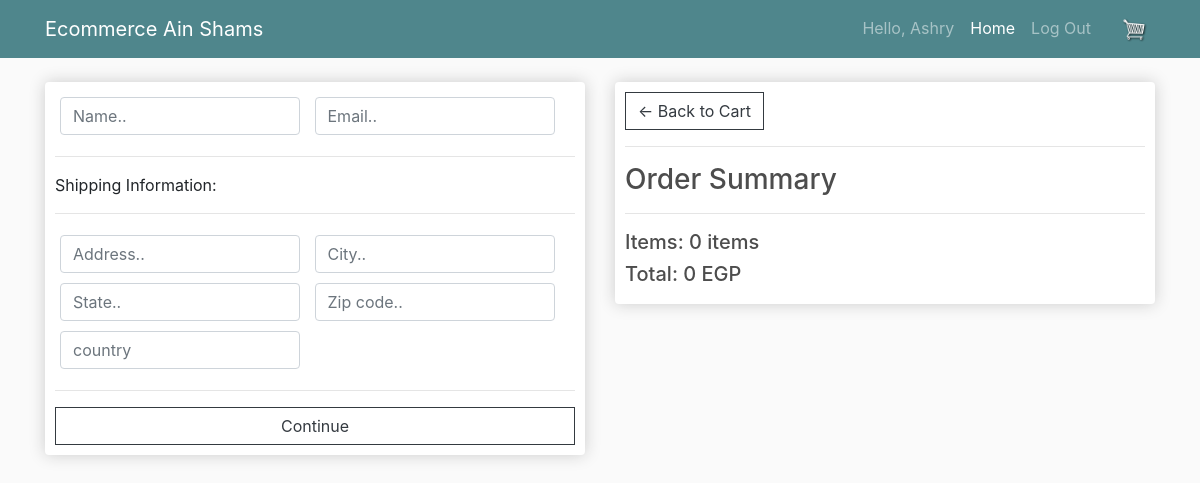
The app's page /checkout (signed in), older data.
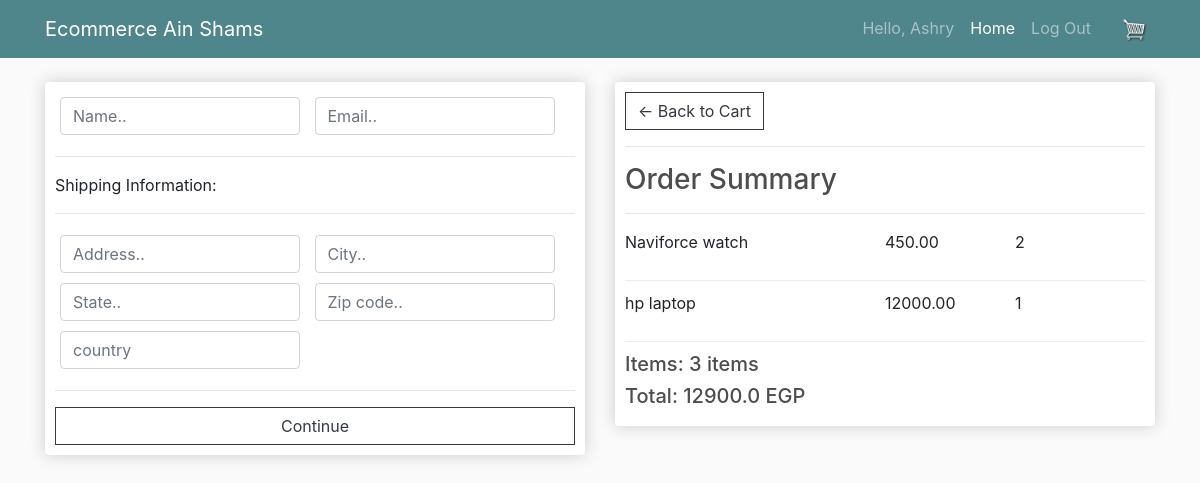
The same page, newer data.
### home/models.py (models this page shows, shortened)
class Order(models.Model):
    customer = models.ForeignKey(Customer,null=True,on_delete = models.SET_NULL)
    date_ordered = models.DateTimeField(auto_now_add=True)
    complete = models.BooleanField(default=False,null=True,blank=False)
    transaction_id = models.CharField(max_length=200,null=True)
    @property
    def get_cart_total(self):
        orderitems=self.orderitem_set.all()
        total=sum([item.get_total for item in orderitems])
        return total
    @property
    def get_cart_items(self):
        orderitems=self.orderitem_set.all()
        total=sum([item.quantity for item in orderitems])
        return total

class OrderItem(models.Model):
    order = models.ForeignKey(Order,null=True,blank=True,on_delete = models.SET_NULL)
    product = models.ForeignKey(Product,null=True,blank=True,on_delete = models.SET_NULL)
    quantity = models.IntegerField(default=0,null=True,blank=True)
    date_added = models.DateTimeField(auto_now_add=True)
    @property
    def get_total(self):
        total=self.product.price * self.quantity
        return total

class Product (models.Model):
    CATEGORY=(
        ('clothes','clothes'),
        ('shoes','shoes'),
        ('watches','watches'),
        ('laptops','laptops'),
        ('mobile phones','mobile phones'),
        ('headphones/headsets','headphones/headsets'),
        ('perfumes/deodrants','perfumes/deodrants'),
        ('accessories','accessories'),
        ('kid toys','kid toys'),
    )
    name = models.CharField(max_length=200,null=True)
    slug = models.SlugField(unique=True)
    description = models.TextField()
    price = models.FloatField()
    image = models.ImageField(null=True,blank=True)
    category = models.CharField(max_length=64,choices=CATEGORY,null=True)
    class Meta:
        unique_together = ('name','slug')

### home/views.py (the view)
# urls.py: path('checkout',views.checkout,name = "checkout"),
def checkout(request):
    if request.user.is_authenticated:
        customer=request.user.customer
        order, created=Order.objects.get_or_create(customer=customer,complete=False)
        items=order.orderitem_set.all()
    else:
        items=[]
    context = {'items':items,'order':order}
    return render(request, 'home/checkout.html', context)

### home/templates/home/checkout.html (shortened to what this page needs)
{% extends 'home/main.html' %}
{% load static %}
{%block content%}
    <br>
    <br>
    <div class="row">
		<div class="col-lg-6">
			<div class="box-element" id="form-wrapper">
				<form id="form">
					<div id="user-info">
						<div class="form-field">
							<input required class="form-control" type="text" name="name" placeholder="Name..">
						</div>
						<div class="form-field">
							<input required class="form-control" type="email" name="email" placeholder="Email..">
						</div>
					</div>
					<div id="shipping-info">
						<hr>
						<p>Shipping Information:</p>
						<hr>
						<div class="form-field">
							<input class="form-control" type="text" name="address" placeholder="Address..">
						</div>
						<div class="form-field">
							<input class="form-control" type="text" name="city" placeholder="City..">
						</div>
						<div class="form-field">
							<input class="form-control" type="text" name="state" placeholder="State..">
						</div>
						<div class="form-field">
							<input class="form-control" type="text" name="zipcode" placeholder="Zip code..">
						</div>
						<div class="form-field">
							<input class="form-control" type="text" name="country" placeholder="country">
						</div>
					</div>
					<hr>
					<input id="form-button" class="btn btn-outline-dark btn-block" type="submit" value="Continue">
				</form>
			</div>
			<br>
		</div>
		<div class="col-lg-6">
			<div class="box-element">
				<a  class="btn btn-outline-dark" href="{% url 'cart' %}">&#x2190; Back to Cart</a>
				<hr>
				<h3>Order Summary</h3>
				<hr>
				{%for item in items%}
				<div class="cart-row">
					<div style="flex:2">{{ item.product.name }}</div>
					<div style="flex:1">{{ item.product.price|floatformat:2 }}</div>
					<div style="flex:1"><p>{{item.quantity}}</p></div>
				</div>
				{%endfor%}
				<h5>Items: {{order.get_cart_items}} items</h5>
				<h5>Total: {{order.get_cart_total}} EGP</h5>
			</div>
		</div>
	</div>
{%endblock content%}

Row changes from the older to the newer data that the page shows:
added OrderItem: product.name "Naviforce watch", product.price "450.00", quantity "2"
added OrderItem: product.name "hp laptop", product.price "12000.00", quantity "1"
computed for Order: get_cart_items "0" → "3"; get_cart_total "0" → "12900.0"
